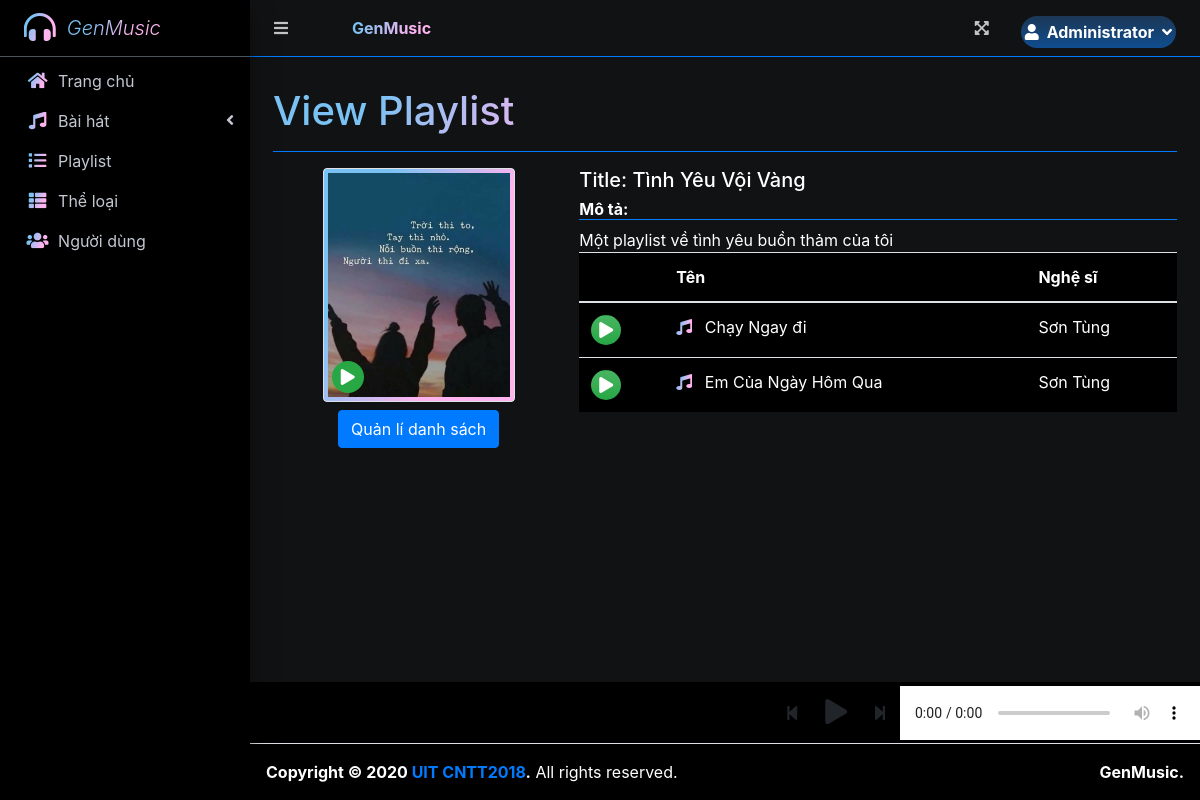
The page /index.php?page=view_playlist&id=3 (signed in) on the database its author committed.
### tables this page shows
CREATE TABLE `playlist_items` (
  `id` int(30) NOT NULL,
  `playlist_id` int(30) NOT NULL,
  `music_id` int(30) NOT NULL,
  `date_created` datetime NOT NULL DEFAULT current_timestamp()
);

CREATE TABLE `uploads` (
  `id` int(30) NOT NULL,
  `user_id` int(30) NOT NULL,
  `genre_id` int(30) NOT NULL,
  `title` text NOT NULL,
  `artist` text NOT NULL,
  `description` text NOT NULL,
  `upath` text NOT NULL,
  `cover_image` text NOT NULL,
  `date_created` int(11) NOT NULL DEFAULT current_timestamp()
);

### view_playlist.php (the view, shortened to what this page needs)
<?php
include 'db_connect.php';
?>
<div class="col-lg-12">
	<div class="row">
		<div class="col-md-4">
			<center>
				<div class="d-flex img-thumbnail bg-gradient-1 position-relative" style="width: 12rem">
					<img src="assets/uploads/<?php echo $cover_image ?>" alt="" style="object-fit: cover;max-width: 100%;height:14rem">
					<span class="position-absolute" style="bottom:.5em;left:.5em"><div class=" bg-green rounded-circle d-flex justify-content-center align-items-center" style="width: 2rem;height: 2rem;cursor: pointer;" onclick="play_playlist()"><i class="fa fa-play"></i></div></span>
				</div>
			</center>
			<div>
			<?php if($_SESSION['login_id'] == $user_id || $_SESSION['login_type'] == 1): ?>
			<center>
			<button class="btn btn-primary mt-2" type="button" id="manage_plist">Quản lí danh sách</button>
			</center>
			<?php endif; ?>
			</div>
		</div>
		<div class="col-md-8">
			<h5 class="text-white">Title: <?php echo ucwords($ptitle); ?></h5>
			<h6 class="text-white border-bottom border-primary"><b class="text-white">Mô tả:</b></h6>
			<div class="text-white">
				<?php echo html_entity_decode($description) ?>
			</div>
			<table class="table bg-black">
			<thead>
				<tr>
					<th></th>
					<th>Tên</th>
					<th>Nghệ sĩ</th>
				</tr>
			</thead>
			<tbody>
				<?php
				$i = 0;
					$items = $conn->query("SELECT p.*,m.title,m.artist,m.upath FROM playlist_items p inner join uploads m on m.id = p.music_id where p.playlist_id =$id ");
					while($row= $items->fetch_assoc()):
				?>
					<tr class="pitem" data-queue="<?php echo $i ?>" data-id="<?php echo $row['music_id'] ?>" data-upath="<?php echo $row['upath'] ?>">
						<td>
							<span class="btn bg-gradient-success rounded-circle d-flex justify-content-center align-items-center" style="width:30px;height:30px;z-index:2" onclick="play_playlist(<?php echo $i ?>)">
								<div class="fa fa-play text-white"></div>
							</span>
						</td>
						<td>
							<i class='fa fa-music text-gradient-primary mr-2'></i>
							<?php echo ucwords($row['title']) ?>
						</td>
						<td>
							<?php echo ucwords($row['artist']) ?>
						</td>
					</tr>
				<?php
					$i++;
					endwhile;
				 ?>
			</tbody>
			</table>
		</div>
	</div>
</div>

### rows shown on the page
playlist_items: uploads.title "Chạy Ngay đi", uploads.artist "Sơn Tùng"
playlist_items: uploads.title "Em Của Ngày Hôm Qua", uploads.artist "Sơn Tùng"

### other values the page prints
$_SESSION['login_firstname'] "Administrator"
$title "View Playlist"
$ptitle "Tình Yêu Vội Vàng"
html_entity_decode($description) "Một playlist về tình yêu buồn thảm của tôi"
